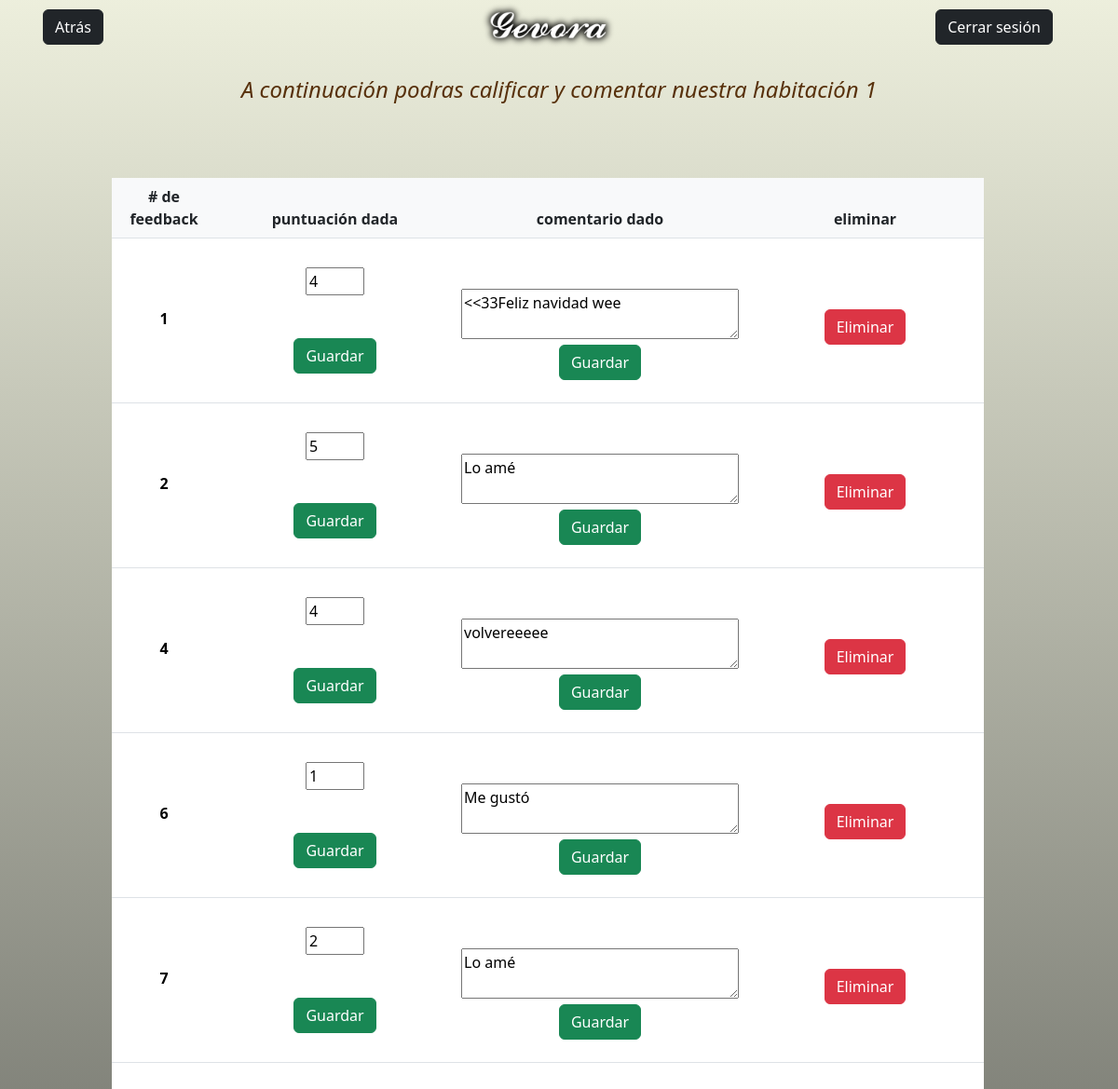
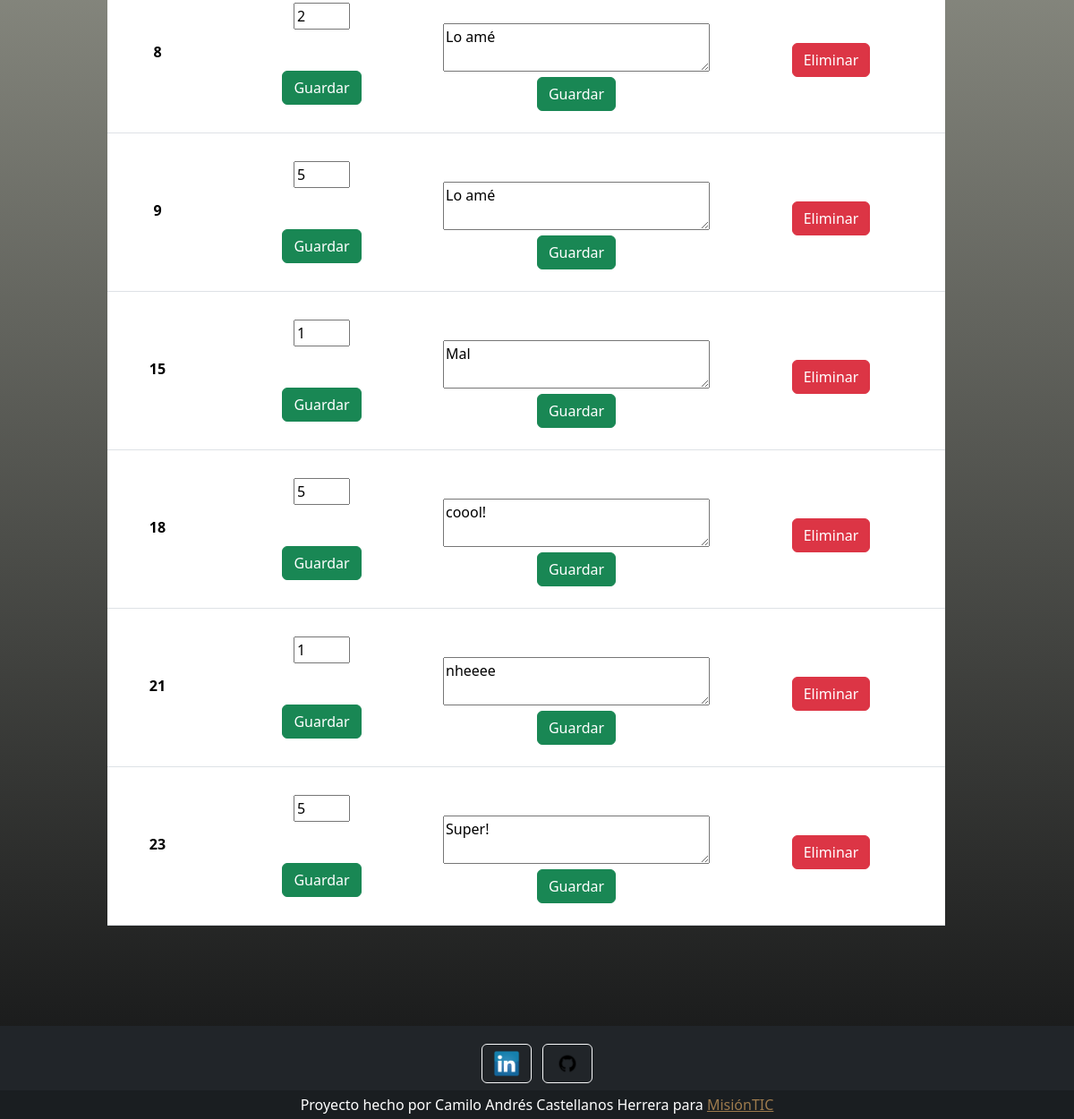
The app's page /editcom/1 (signed in) with its own data (2 pictures, top to bottom).
### tables this page shows
CREATE TABLE feedback (id INTEGER PRIMARY KEY AUTOINCREMENT, guest INT REFERENCES users (id), room INT REFERENCES rooms (id), stars INT NOT NULL, coment TEXT NOT NULL);

### app.py (the view, shortened to what this page needs)
@app.route('/editcom/<int:i>')
@app.route('/editcom/<int:i>/<a>', methods=["POST"])
def editcom(i,a=None):
    if g.usuario == None: #Restricción a que sólo usuarios loggeados puedan acceder a vistas de procesos internos
        joker = "Debes iniciar sesión para poder acceder a nuestros servicios"
        return render_template( 'joker.html', joker=joker ), {"Refresh": "2;/"}
    else:
        if a == None: #Renderizar página de editar feedback
            try:
                with sqlite3.connect("db.db") as con: #consulta para mostrar datos de estrellas y comentarios listos a editar
                    cur = con.cursor()
                    row = cur.execute("SELECT * FROM feedback where guest = ?", [session.get("id")]).fetchall()
                    rowN = len(row)
                    return render_template("editcom.html", i=i, rowN=rowN, row=row)
            except Error:
                print("Ha ocurrido un error", Error)
                return render_template("error.html")

### app.py (called while the page is built)
@app.before_request
def before_request():
    usuario = session.get('usuario')
    if usuario == None:
        g.usuario = None
    else:
        g.usuario = session.get('usuario')

### templates/editcom.html (shortened to what this page needs)
{% extends 'base/base.html' %}
{% block content %}
<div class="container-fluid">
    <div class="container-fluid row align-items-start">
        <div class="container-fluid col-2 text-start"><a href="/home" class="btn btn-dark" style="margin: 10px;"> Atrás </a></div>
        <div class="col-4"><img src="\static\images\gevora.png" alt="Gevora hotel" width="150"></div>
        <div class="col-2 text-end"><a href="{{ url_for('log_out') }}" class="btn btn-dark" style="margin: 10px;"> Cerrar sesión </a></div>
    </div>
</div>
<br>
<h4 id="change2">A continuación podras calificar y comentar nuestra habitación {{i}}</h4>
<br><br><br>
<div class="container-fluid row align-items-center" id="change">
        <div class="col-10">
            <table class="table align-middle mb-0 bg-white">
                <thead class="bg-light">
                <tr>
                    <th># de feedback</th>
                    <th>puntuación dada</th>
                    <th>comentario dado</th>
                    <th>eliminar</th>
                </tr>
                </thead>
                <tbody>
                    {% for j in range(rowN) %}
                        {% if row[j][2] == i %}
                        <tr>
                            <td>
                                <p class="fw-bold mb-1">{{j+1}}</p>
                            </div>
                            </td>
                            <td>
                                <form action="/editcom/{{i}}/es" method="post">
                                <input type="text" name="stars" value="{{ row[j][3] }}" size="1">
                                <p><input style="visibility: hidden" name="id" value="{{ row[j][0] }}"></p>
                                <button type="submit" class="btn btn-success">Guardar</button>
                                </form>
                            </td>
                            <td>
                                <form action="/editcom/{{i}}/co" method="post">
                                <p><input style="visibility: hidden" name="id" value="{{ row[j][0] }}"></p>
                                <textarea name="coment" id="" cols="30" rows="2">{{ row[j][4] }}</textarea>
                                <p><button type="submit" class="btn btn-success">Guardar</button></p>
                                </form>
                            </td>
                            <td>
                                <form action="/editcom/{{i}}/del" method="post">
                                <p><button type="submit" class="btn btn-danger">Eliminar</button></p>
                                </form>
                            </td>
                        </tr>
                        {% endif %}
                    {% endfor %}
<br><br><br><br><br><br><br><br><br>
{% endblock %}

### static/css/style.css (style rules this page uses)
body { font-family: system-ui; text-align: center; height: 100%; }
h4 { color: rgb(88, 49, 12); font-style:oblique; }
p { color: rgb(0, 0, 0); }
.gradient-custom { background: #6a11cb; background: -webkit-linear-gradient(to bottom, rgba(236, 238, 219, 0.959), rgb(18, 19, 20)); background: linear-gradient(to bottom, rgba(236, 238, 219, 0.959), rgb(18, 19, 20)); background-repeat: no-repeat; background-attachment: fixed; }

### records on screen
feedback: stars "4", coment "<<33Feliz navidad wee"
feedback: stars "5", coment "Lo amé"
feedback: stars "4", coment "volvereeeee"
feedback: stars "1", coment "Me gustó"
feedback: stars "2", coment "Lo amé"
feedback: stars "2", coment "Lo amé"
feedback: stars "5", coment "Lo amé"
feedback: stars "1", coment "Mal"
feedback: stars "5", coment "coool!"
feedback: stars "1", coment "nheeee"
feedback: stars "5", coment "Super!"

### other values on screen
{{ i }} "1"
{{ j+1 }} "1" "2" "4" "6" "7" "8" "9" "15" "18" "21" "23"
